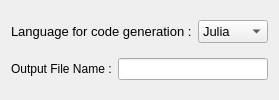
         <widget class="QWidget" name="tab_general">
          <attribute name="title">
           <string>General</string>
          </attribute>
          <layout class="QGridLayout" name="gridLayout_11">
           <item row="0" column="0" colspan="2">
            <widget class="QLabel" name="label_language">
             <property name="font">
              <font>
               <pointsize>10</pointsize>
              </font>
             </property>
             <property name="text">
              <string>Language for code generation :</string>
             </property>
             <property name="alignment">
              <set>Qt::AlignLeading|Qt::AlignLeft|Qt::AlignVCenter</set>
             </property>
            </widget>
           </item>
           <item row="0" column="2">
            <widget class="QComboBox" name="comboBox_language">
             <property name="font">
              <font>
               <pointsize>10</pointsize>
              </font>
             </property>
             <item>
              <property name="text">
               <string>Julia</string>
              </property>
             </item>
             <item>
              <property name="text">
               <string>Python</string>
              </property>
             </item>
            </widget>
           </item>
           <item row="1" column="0">
            <widget class="QLabel" name="label_fname">
             <property name="text">
              <string>Output File Name :</string>
             </property>
            </widget>
           </item>
           <item row="1" column="1" colspan="2">
            <widget class="QLineEdit" name="lineEdit_fname"/>
           </item>
          </layout>
         </widget>
